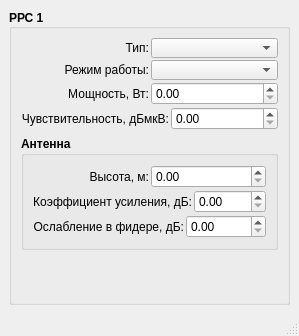
<?xml version="1.0" encoding="UTF-8"?>
<ui version="4.0">
 <class>FirstStationWindow</class>
 <widget class="QMainWindow" name="FirstStationWindow">
  <property name="geometry">
   <rect>
    <x>0</x>
    <y>0</y>
    <width>299</width>
    <height>336</height>
   </rect>
  </property>
  <property name="windowTitle">
   <string>MainWindow</string>
  </property>
  <widget class="QWidget" name="centralwidget">
   <layout class="QGridLayout" name="gridLayout">
    <item row="0" column="0">
     <widget class="QGroupBox" name="rrs1GroupBox">
      <property name="minimumSize">
       <size>
        <width>0</width>
        <height>0</height>
       </size>
      </property>
      <property name="maximumSize">
       <size>
        <width>16777215</width>
        <height>16777215</height>
       </size>
      </property>
      <property name="font">
       <font>
        <family>Ubuntu</family>
        <pointsize>9</pointsize>
        <weight>75</weight>
        <bold>true</bold>
        <kerning>true</kerning>
       </font>
      </property>
      <property name="title">
       <string>РРС 1</string>
      </property>
      <property name="alignment">
       <set>Qt::AlignLeading|Qt::AlignLeft|Qt::AlignVCenter</set>
      </property>
      <property name="flat">
       <bool>false</bool>
      </property>
      <property name="checkable">
       <bool>false</bool>
      </property>
      <property name="checked">
       <bool>false</bool>
      </property>
      <layout class="QVBoxLayout" name="verticalLayout_3">
       <item>
        <layout class="QVBoxLayout" name="verticalLayout_station1">
         <property name="spacing">
          <number>2</number>
         </property>
         <property name="sizeConstraint">
          <enum>QLayout::SetDefaultConstraint</enum>
         </property>
         <item>
          <layout class="QHBoxLayout" name="horizontalLayout_2">
           <item>
            <widget class="QLabel" name="rrs1TypeLabel">
             <property name="minimumSize">
              <size>
               <width>0</width>
               <height>20</height>
              </size>
             </property>
             <property name="maximumSize">
              <size>
               <width>16777215</width>
               <height>20</height>
              </size>
             </property>
             <property name="font">
              <font>
               <family>Ubuntu</family>
               <pointsize>9</pointsize>
               <weight>50</weight>
               <italic>false</italic>
               <bold>false</bold>
               <kerning>true</kerning>
              </font>
             </property>
             <property name="text">
              <string>Тип:</string>
             </property>
             <property name="alignment">
              <set>Qt::AlignRight|Qt::AlignTrailing|Qt::AlignVCenter</set>
             </property>
            </widget>
           </item>
           <item>
            <widget class="QComboBox" name="rrs1TypeComboBox">
             <property name="minimumSize">
              <size>
               <width>0</width>
               <height>20</height>
              </size>
             </property>
             <property name="maximumSize">
              <size>
               <width>140</width>
               <height>20</height>
              </size>
             </property>
             <property name="font">
              <font>
               <family>Ubuntu</family>
               <pointsize>9</pointsize>
               <weight>50</weight>
               <bold>false</bold>
               <kerning>true</kerning>
              </font>
             </property>
            </widget>
           </item>
          </layout>
         </item>
         <item>
          <layout class="QHBoxLayout" name="horizontalLayout_16">
           <item>
            <widget class="QLabel" name="rrs1ModeLabel">
             <property name="font">
              <font>
               <family>Ubuntu</family>
               <pointsize>9</pointsize>
               <weight>50</weight>
               <bold>false</bold>
               <kerning>true</kerning>
              </font>
             </property>
             <property name="text">
              <string>Режим работы:</string>
             </property>
             <property name="alignment">
              <set>Qt::AlignRight|Qt::AlignTrailing|Qt::AlignVCenter</set>
             </property>
            </widget>
           </item>
           <item>
            <widget class="QComboBox" name="rrs1ModeSpinBox">
             <property name="minimumSize">
              <size>
               <width>0</width>
               <height>20</height>
              </size>
             </property>
             <property name="maximumSize">
              <size>
               <width>140</width>
               <height>20</height>
              </size>
             </property>
             <property name="font">
              <font>
               <family>Ubuntu</family>
               <pointsize>9</pointsize>
               <weight>50</weight>
               <bold>false</bold>
               <kerning>true</kerning>
              </font>
             </property>
            </widget>
           </item>
          </layout>
         </item>
         <item>
          <layout class="QHBoxLayout" name="horizontalLayout_3">
           <item>
            <widget class="QLabel" name="rrs1CapacityLabel">
             <property name="font">
              <font>
               <family>Ubuntu</family>
               <pointsize>9</pointsize>
               <weight>50</weight>
               <bold>false</bold>
               <kerning>true</kerning>
              </font>
             </property>
             <property name="text">
              <string>Мощность, Вт:</string>
             </property>
             <property name="alignment">
              <set>Qt::AlignRight|Qt::AlignTrailing|Qt::AlignVCenter</set>
             </property>
            </widget>
           </item>
           <item>
            <widget class="QDoubleSpinBox" name="rrs1CapacitySpinBox">
             <property name="font">
              <font>
               <family>Ubuntu</family>
               <pointsize>9</pointsize>
               <weight>50</weight>
               <bold>false</bold>
               <kerning>true</kerning>
              </font>
             </property>
             <property name="maximum">
              <double>100.000000000000000</double>
             </property>
             <property name="singleStep">
              <double>0.100000000000000</double>
             </property>
            </widget>
           </item>
          </layout>
         </item>
         <item>
          <layout class="QHBoxLayout" name="horizontalLayout_4">
           <item>
            <widget class="QLabel" name="rrs1SensitivityLabel">
             <property name="font">
              <font>
               <family>Ubuntu</family>
               <pointsize>9</pointsize>
               <weight>50</weight>
               <bold>false</bold>
               <kerning>true</kerning>
              </font>
             </property>
             <property name="text">
              <string>Чувствительность, дБмкВ:</string>
             </property>
             <property name="alignment">
              <set>Qt::AlignRight|Qt::AlignTrailing|Qt::AlignVCenter</set>
             </property>
            </widget>
           </item>
           <item>
            <widget class="QDoubleSpinBox" name="rrs1SensitivitySpinBox">
             <property name="font">
              <font>
               <family>Ubuntu</family>
               <pointsize>9</pointsize>
               <weight>50</weight>
               <bold>false</bold>
               <kerning>true</kerning>
              </font>
             </property>
             <property name="maximum">
              <double>50.000000000000000</double>
             </property>
             <property name="singleStep">
              <double>0.100000000000000</double>
             </property>
            </widget>
           </item>
          </layout>
         </item>
        </layout>
       </item>
       <item alignment="Qt::AlignTop">
        <widget class="QGroupBox" name="rrs1AntennaGroupBox">
         <property name="minimumSize">
          <size>
           <width>0</width>
           <height>0</height>
          </size>
         </property>
         <property name="maximumSize">
          <size>
           <width>16777215</width>
           <height>122</height>
          </size>
         </property>
         <property name="title">
          <string>Антенна</string>
         </property>
         <layout class="QVBoxLayout" name="verticalLayout_8">
          <item>
           <layout class="QVBoxLayout" name="verticalLayout_antenna1">
            <property name="spacing">
             <number>2</number>
            </property>
            <item>
             <layout class="QHBoxLayout" name="horizontalLayout">
              <item>
               <widget class="QLabel" name="rrs1HeightLabel">
                <property name="font">
                 <font>
                  <family>Ubuntu</family>
                  <pointsize>9</pointsize>
                  <weight>50</weight>
                  <italic>false</italic>
                  <bold>false</bold>
                  <kerning>true</kerning>
                 </font>
                </property>
                <property name="frameShape">
                 <enum>QFrame::NoFrame</enum>
                </property>
                <property name="frameShadow">
                 <enum>QFrame::Sunken</enum>
                </property>
                <property name="text">
                 <string>Высота, м:</string>
                </property>
                <property name="alignment">
                 <set>Qt::AlignRight|Qt::AlignTrailing|Qt::AlignVCenter</set>
                </property>
               </widget>
              </item>
              <item>
               <widget class="QDoubleSpinBox" name="rrs1HeightSpinBox">
                <property name="font">
                 <font>
                  <family>Ubuntu</family>
                  <pointsize>9</pointsize>
                  <weight>50</weight>
                  <bold>false</bold>
                  <kerning>true</kerning>
                 </font>
                </property>
                <property name="maximum">
                 <double>100.000000000000000</double>
                </property>
               </widget>
              </item>
             </layout>
            </item>
            <item>
             <layout class="QHBoxLayout" name="horizontalLayout_5">
              <item>
               <widget class="QLabel" name="rrs1CoefLabel">
                <property name="font">
                 <font>
                  <family>Ubuntu</family>
                  <pointsize>9</pointsize>
                  <weight>50</weight>
                  <bold>false</bold>
                  <kerning>true</kerning>
                 </font>
                </property>
                <property name="text">
                 <string>Коэффициент усиления, дБ:</string>
                </property>
                <property name="alignment">
                 <set>Qt::AlignRight|Qt::AlignTrailing|Qt::AlignVCenter</set>
                </property>
               </widget>
              </item>
              <item>
               <widget class="QDoubleSpinBox" name="rrs1CoefSpinBox">
                <property name="font">
                 <font>
                  <family>Ubuntu</family>
                  <pointsize>9</pointsize>
                  <weight>50</weight>
                  <bold>false</bold>
                  <kerning>true</kerning>
                 </font>
                </property>
                <property name="maximum">
                 <double>100.000000000000000</double>
                </property>
                <property name="singleStep">
                 <double>0.100000000000000</double>
                </property>
               </widget>
              </item>
             </layout>
            </item>
            <item>
             <layout class="QHBoxLayout" name="horizontalLayout_23">
              <item>
               <widget class="QLabel" name="rrs1FeederLabel">
                <property name="font">
                 <font>
                  <family>Ubuntu</family>
                  <pointsize>9</pointsize>
                  <weight>50</weight>
                  <bold>false</bold>
                  <kerning>true</kerning>
                 </font>
                </property>
                <property name="text">
                 <string>Ослабление в фидере, дБ:</string>
                </property>
                <property name="alignment">
                 <set>Qt::AlignRight|Qt::AlignTrailing|Qt::AlignVCenter</set>
                </property>
               </widget>
              </item>
              <item>
               <widget class="QDoubleSpinBox" name="rrs1FeederSpinBox">
                <property name="font">
                 <font>
                  <family>Ubuntu</family>
                  <pointsize>9</pointsize>
                  <weight>50</weight>
                  <bold>false</bold>
                  <kerning>true</kerning>
                 </font>
                </property>
                <property name="singleStep">
                 <double>0.100000000000000</double>
                </property>
               </widget>
              </item>
             </layout>
            </item>
           </layout>
          </item>
         </layout>
        </widget>
       </item>
      </layout>
     </widget>
    </item>
   </layout>
  </widget>
  <widget class="QMenuBar" name="menubar">
   <property name="geometry">
    <rect>
     <x>0</x>
     <y>0</y>
     <width>299</width>
     <height>22</height>
    </rect>
   </property>
  </widget>
  <widget class="QStatusBar" name="statusbar"/>
 </widget>
 <resources/>
 <connections/>
</ui>
